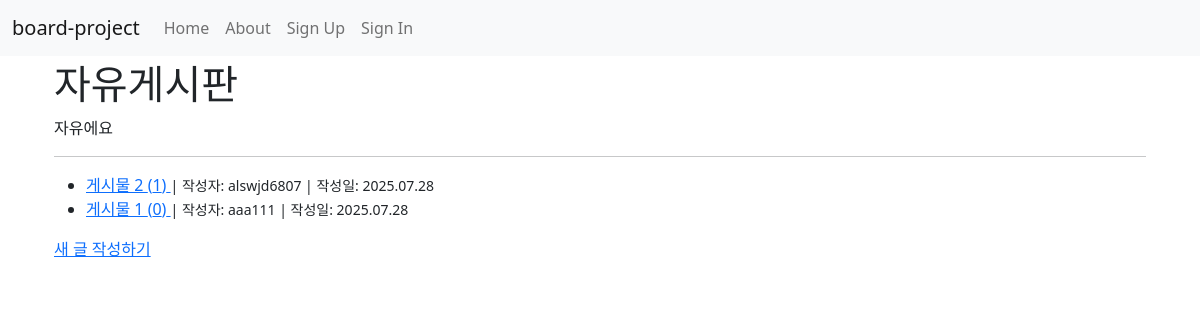
The app's page /boards/1/ with its own data.
### board_project/boards/models.py (models this page shows, shortened)
class Board(models.Model):
    name: str = models.CharField(max_length=100)
    description: str = models.TextField()

class Article(models.Model):
    title: str = models.CharField(max_length=100)
    content: str = models.TextField()
    board: Board = models.ForeignKey(
        Board,
        on_delete=models.PROTECT,
        related_name="articles",
    )
    author: "User" = models.ForeignKey(
        settings.AUTH_USER_MODEL, on_delete=models.CASCADE, related_name="articles"
    )
    created_at: datetime = models.DateTimeField(auto_now_add=True)
    modified_at: datetime = models.DateTimeField(auto_now=True)

### board_project/users/models.py (models this page shows, shortened)
class User(AbstractUser):
    name = CharField(_("Name of User"), blank=True, max_length=255)
    first_name = None  # type: ignore[assignment]
    last_name = None  # type: ignore[assignment]

### board_project/boards/views.py (the view)
class ArticleListView(ListView):
    model: Article = Article
    template_name: str = "boards/article_list.html"
    context_object_name: str = "articles"
    def get_queryset(self, **kwargs: Any) -> QuerySet[Article]:
        queryset = super().get_queryset(**kwargs)
        return (
            queryset.filter(board_id=self.kwargs["board_id"])
            .annotate(comment_count=Count("comments"))
            .order_by("-created_at")
        )
    def get_context_data(self, **kwargs: Any) -> Dict[str, Any]:
        context = super().get_context_data(**kwargs)
        context["board"] = Board.objects.get(id=self.kwargs["board_id"])
        return context

### board_project/users/context_processors.py (called while the page is built)
def allauth_settings(request):
    return {
        "ACCOUNT_ALLOW_REGISTRATION": settings.ACCOUNT_ALLOW_REGISTRATION,
    }

### board_project/templates/boards/article_list.html (shortened to what this page needs)
{% extends "base.html" %}
{% load static %}
{% block content %}
  <div class="container">
    <h1>{{ board.name }}</h1>
    <p>{{ board.description }}</p>
    <hr>
    <ul>
      {% for article in articles %}
        <li>
          <a href="{% url 'boards:article-detail' article.pk %}">
            {{ article.title }}
            <span>({{ article.comment_count }})</span>
          </a>
          <small>| 작성자: {{ article.author.username }} | 작성일: {{ article.created_at|date:"Y.m.d" }}</small>
        </li>
      {% empty %}
        <li>아직 게시글이 없습니다.</li>
      {% endfor %}
    </ul>
    <a href="{% url 'boards:article-form' board.pk %}">새 글 작성하기</a>
  </div>
{% endblock content %}

### records on screen
Board: name "자유게시판", description "자유에요"
Article: title "게시물 2", comment_count "1", author.username "alswjd6807", created_at "2025.07.28"
Article: title "게시물 1", comment_count "0", author.username "aaa111", created_at "2025.07.28"
